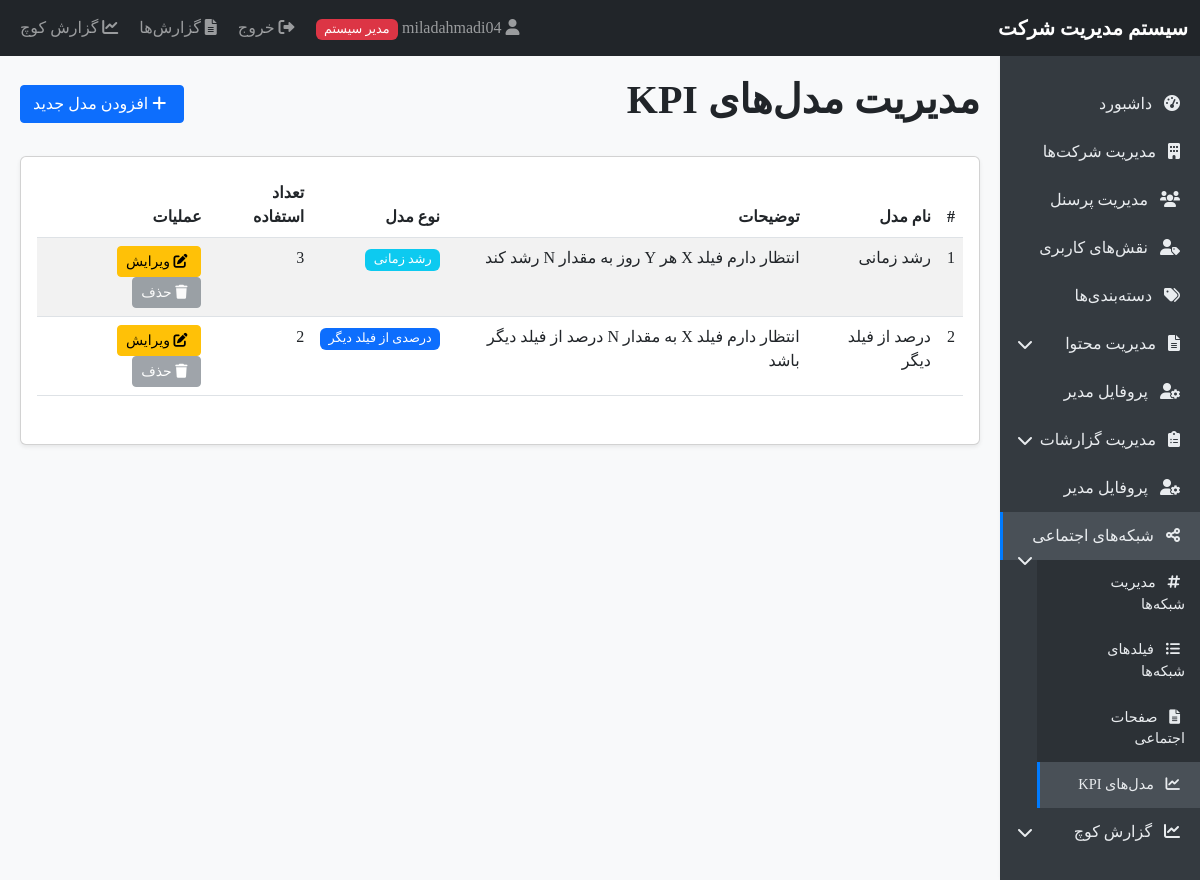
The app's page /kpi_models.php (signed in) with its own data.
### tables this page shows
CREATE TABLE `kpi_models` (
  `id` int(11) NOT NULL,
  `name` varchar(100) NOT NULL,
  `description` text DEFAULT NULL,
  `model_type` enum('growth_over_time','percentage_of_field') NOT NULL,
  `created_at` timestamp NOT NULL DEFAULT current_timestamp()
);

### kpi_models.php (the view, shortened to what this page needs)
<?php
require_once 'database.php';
$stmt = $pdo->query("SELECT m.*,
                   (SELECT COUNT(*) FROM page_kpis WHERE kpi_model_id = m.id) as usage_count
                   FROM kpi_models m ORDER BY m.id");
$models = $stmt->fetchAll();
include 'header.php';
?>
<div class="d-flex justify-content-between align-items-center mb-4">
    <h1>مدیریت مدل‌های KPI</h1>
    <button type="button" class="btn btn-primary" data-bs-toggle="modal" data-bs-target="#addModelModal">
        <i class="fas fa-plus"></i> افزودن مدل جدید
    </button>
</div>
<div class="card">
    <div class="card-body">
        <?php if (count($models) > 0): ?>
            <div class="table-responsive">
                <table class="table table-striped">
                    <thead>
                        <tr>
                            <th>#</th>
                            <th>نام مدل</th>
                            <th>توضیحات</th>
                            <th>نوع مدل</th>
                            <th>تعداد استفاده</th>
                            <th>عملیات</th>
                        </tr>
                    </thead>
                    <tbody>
                        <?php foreach ($models as $model): ?>
                            <tr>
                                <td><?php echo $model['id']; ?></td>
                                <td><?php echo $model['name']; ?></td>
                                <td><?php echo $model['description']; ?></td>
                                <td>
                                    <?php if ($model['model_type'] == 'growth_over_time'): ?>
                                        <span class="badge bg-info">رشد زمانی</span>
                                    <?php elseif ($model['model_type'] == 'percentage_of_field'): ?>
                                        <span class="badge bg-primary">درصدی از فیلد دیگر</span>
                                    <?php else: ?>
                                        <?php echo $model['model_type']; ?>
                                    <?php endif; ?>
                                </td>
                                <td><?php echo $model['usage_count']; ?></td>
                                <td>
                                    <button type="button" class="btn btn-sm btn-warning"
                                            data-bs-toggle="modal"
                                            data-bs-target="#editModelModal"
                                            data-id="<?php echo $model['id']; ?>"
                                            data-name="<?php echo $model['name']; ?>"
                                            data-description="<?php echo $model['description']; ?>"
                                            data-type="<?php echo $model['model_type']; ?>">
                                        <i class="fas fa-edit"></i> ویرایش
                                    </button>
                                    <?php if ($model['usage_count'] == 0): ?>
                                        <a href="?delete=<?php echo $model['id']; ?>"
                                           class="btn btn-sm btn-danger"
                                           onclick="return confirm('آیا از حذف این مدل KPI اطمینان دارید؟')">
                                            <i class="fas fa-trash"></i> حذف
                                        </a>
                                    <?php else: ?>
                                        <button class="btn btn-sm btn-secondary" disabled>
                                            <i class="fas fa-trash"></i> حذف
                                        </button>
                                    <?php endif; ?>
                                </td>
                            </tr>
                        <?php endforeach; ?>
                    </tbody>
                </table>
            </div>
        <?php else: ?>
            <p class="text-center">هیچ مدل KPI یافت نشد.</p>
        <?php endif; ?>
    </div>
</div>
<?php include 'footer.php'; ?>

### header.php (style rules this page uses)
body { font-family: Tahoma, Arial, sans-serif; background-color: #f8f9fa; }
.badge { font-size: 80%; font-weight: normal; }
.card { box-shadow: 0 0.125rem 0.25rem rgba(0, 0, 0, 0.075); margin-bottom: 1.5rem; }
.btn { border-radius: 0.25rem; }
.btn-sm { padding: 0.25rem 0.5rem; font-size: 0.875rem; }
.fas, .fab { margin-right: 5px; }
.table-responsive { margin-bottom: 1rem; }

### records on screen
kpi_models: id "1", name "رشد زمانی", description "انتظار دارم فیلد X هر Y روز به مقدار N رشد کند", model_type "رشد زمانی", usage_count "3"
kpi_models: id "2", name "درصد از فیلد دیگر", description "انتظار دارم فیلد X به مقدار N درصد از فیلد دیگر باشد", shows "درصدی از فیلد دیگر", usage_count "2"

### other values on screen
$_SESSION['username'] "miladahmadi04"
